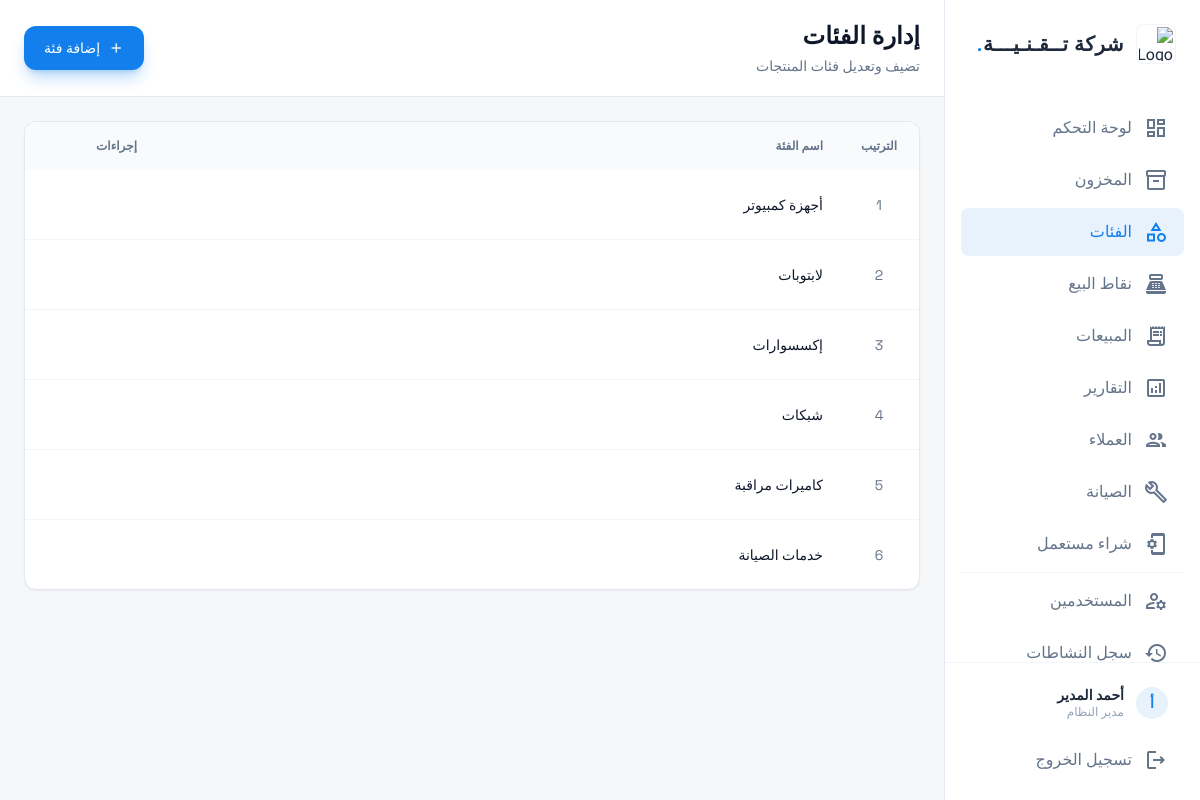
Screenshot of /admin/categories.php (signed in) with the database file from the repository.
### tables this page shows
CREATE TABLE categories (
    id INTEGER PRIMARY KEY AUTOINCREMENT,
    name TEXT NOT NULL,
    icon TEXT DEFAULT 'category',
    sort_order INTEGER DEFAULT 0,
    is_active INTEGER DEFAULT 1
);

### includes/Database.php (called while the page is built, shortened)
<?php
class Database {
    private static $instance = null;
    private $pdo;
    private function __construct() {
        $dbDir = dirname(DB_PATH);
        $isNew = !file_exists(DB_PATH);
        $this->pdo = new PDO('sqlite:' . DB_PATH);
        $this->pdo->setAttribute(PDO::ATTR_ERRMODE, PDO::ERRMODE_EXCEPTION);
        $this->pdo->setAttribute(PDO::ATTR_DEFAULT_FETCH_MODE, PDO::FETCH_ASSOC);
        $this->pdo->exec('PRAGMA journal_mode=WAL');
        $this->pdo->exec('PRAGMA foreign_keys=ON');
        if ($isNew) {
            $this->initDatabase();
        } else {
            $this->runMigrations();
        }
    }
    public static function getInstance() {
        if (self::$instance === null) {
            self::$instance = new self();
        }
        return self::$instance;
    }
    private function runMigrations() {
        $cols = $this->pdo->query("PRAGMA table_info(maintenance_tickets)")->fetchAll();
        $colNames = array_column($cols, 'name');
        $cols = $this->pdo->query("PRAGMA table_info(order_items)")->fetchAll();
        $colNames = array_column($cols, 'name');
        $this->pdo->exec("CREATE TABLE IF NOT EXISTS settings (
            key TEXT PRIMARY KEY,
            value TEXT,
            updated_at DATETIME DEFAULT CURRENT_TIMESTAMP
        )");
        $cols = $this->pdo->query("PRAGMA table_info(orders)")->fetchAll();
        $colNames = array_column($cols, 'name');
        $this->pdo->exec("CREATE TABLE IF NOT EXISTS customers (
            id INTEGER PRIMARY KEY AUTOINCREMENT,
            name TEXT NOT NULL,
            phone TEXT,
            email TEXT,
            address TEXT,
            balance REAL DEFAULT 0,
            notes TEXT,
            is_active INTEGER DEFAULT 1,
            created_at DATETIME DEFAULT CURRENT_TIMESTAMP,
            updated_at DATETIME DEFAULT CURRENT_TIMESTAMP
        )");
        $this->pdo->exec("CREATE TABLE IF NOT EXISTS audit_log (
            id INTEGER PRIMARY KEY AUTOINCREMENT,
            user_id INTEGER,
            user_name TEXT,
            action TEXT NOT NULL,
            entity_type TEXT,
            entity_id INTEGER,
            details TEXT,
            ip_address TEXT,
            created_at DATETIME DEFAULT CURRENT_TIMESTAMP
        )");
    }
    public function query($sql, $params = []) {
        $stmt = $this->pdo->prepare($sql);
        $stmt->execute($params);
        return $stmt;
    }
    public function fetchAll($sql, $params = []) {
        return $this->query($sql, $params)->fetchAll();
    }
}

### includes/bootstrap.php (called while the page is built, shortened)
<?php
require_once __DIR__ . '/Database.php';
require_once __DIR__ . '/helpers.php';
$db = Database::getInstance();

### includes/helpers.php (called while the page is built, shortened)
<?php
function sanitize($input) {
    return htmlspecialchars(trim($input), ENT_QUOTES, 'UTF-8');
}

### admin/categories.php (the view, shortened to what this page needs)
<?php
require_once __DIR__ . '/../includes/bootstrap.php';
$categories = $db->fetchAll("SELECT * FROM categories WHERE is_active = 1 ORDER BY sort_order ASC, name ASC");
include __DIR__ . '/../includes/header.php';
?>
<div class="flex h-screen overflow-hidden">
    <?php include __DIR__ . '/../includes/sidebar.php'; ?>
    <main class="flex-1 overflow-y-auto bg-background-light">
        <header class="bg-white border-b border-slate-200 px-6 py-5">
            <div class="flex flex-col sm:flex-row sm:items-center sm:justify-between gap-4">
                <div>
                    <h1 class="text-2xl font-bold text-slate-900">إدارة الفئات</h1>
                    <p class="text-sm text-slate-500 mt-1">تضيف وتعديل فئات المنتجات</p>
                </div>
                <div class="flex items-center gap-3">
                    <button onclick="openModal('create')" class="bg-primary hover:bg-primary-dark text-white px-5 py-2.5 rounded-xl shadow-lg shadow-primary/30 font-medium text-sm flex items-center gap-2 transition-all">
                        <span class="material-icons-outlined text-base">add</span>
                        إضافة فئة
                    </button>
                </div>
            </div>
        </header>
        <div class="p-6 space-y-6">
            <div class="bg-white rounded-xl border border-slate-200 shadow-sm overflow-hidden max-w-4xl mx-auto">
                <div class="overflow-auto">
                    <table class="w-full text-right">
                        <thead class="bg-slate-50 sticky top-0 z-10">
                            <tr>
                                <th class="p-4 text-xs font-semibold text-slate-500 w-20 text-center">الترتيب</th>
                                <th class="p-4 text-xs font-semibold text-slate-500">اسم الفئة</th>
                                <th class="p-4 text-xs font-semibold text-slate-500 w-32">إجراءات</th>
                            </tr>
                        </thead>
                        <tbody class="divide-y divide-slate-100">
                            <?php foreach ($categories as $cat): ?>
                            <tr class="hover:bg-slate-50 transition-colors group">
                                <td class="p-4 text-sm font-num text-center text-slate-500"><?= $cat['sort_order'] ?></td>
                                <td class="p-4 text-sm font-medium text-slate-900"><?= sanitize($cat['name']) ?></td>
                                <td class="p-4">
                                </td>
                            </tr>
                            <?php endforeach; ?>
                        </tbody>
                    </table>
                </div>
            </div>
        </div>
    </main>
</div>
<?php include __DIR__ . '/../includes/footer.php'; ?>

### includes/header.php (style rules this page uses)
body { font-family: 'Cairo', sans-serif; }
.font-num { font-family: 'Space Grotesk', sans-serif; }

### rows the page displays
categories: sort_order "1", name "أجهزة كمبيوتر"
categories: sort_order "2", name "لابتوبات"
categories: sort_order "3", name "إكسسوارات"
categories: sort_order "4", name "شبكات"
categories: sort_order "5", name "كاميرات مراقبة"
categories: sort_order "6", name "خدمات الصيانة"

### other values shown
$settings['store_name'] "شركة تــقـنـيـــة"
mb_substr($user['full_name'] ?? '', 0, 1) "أ"
$user['full_name'] "أحمد المدير"
Auth::getRoleNameAr($user['role'] ?? '') "مدير النظام"
